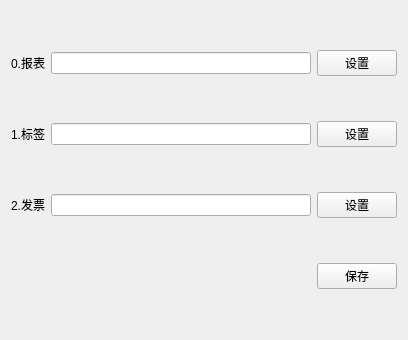
<?xml version="1.0" encoding="UTF-8"?>
<ui version="4.0">
 <class>setting</class>
 <widget class="QWidget" name="setting">
  <property name="geometry">
   <rect>
    <x>0</x>
    <y>0</y>
    <width>408</width>
    <height>340</height>
   </rect>
  </property>
  <property name="windowTitle">
   <string>setting</string>
  </property>
  <layout class="QGridLayout" name="gridLayout">
   <item row="0" column="1">
    <widget class="QLineEdit" name="reportEdit"/>
   </item>
   <item row="1" column="1">
    <widget class="QLineEdit" name="tagEdit"/>
   </item>
   <item row="2" column="1">
    <widget class="QLineEdit" name="invoiceEdit"/>
   </item>
   <item row="0" column="2">
    <widget class="QPushButton" name="reportSetting">
     <property name="text">
      <string>设置</string>
     </property>
    </widget>
   </item>
   <item row="1" column="2">
    <widget class="QPushButton" name="tagSetting">
     <property name="text">
      <string>设置</string>
     </property>
    </widget>
   </item>
   <item row="2" column="2">
    <widget class="QPushButton" name="invoiceSetting">
     <property name="text">
      <string>设置</string>
     </property>
    </widget>
   </item>
   <item row="0" column="0">
    <widget class="QLabel" name="reportlabel">
     <property name="text">
      <string>0.报表</string>
     </property>
    </widget>
   </item>
   <item row="1" column="0">
    <widget class="QLabel" name="tagLabel">
     <property name="text">
      <string>1.标签</string>
     </property>
    </widget>
   </item>
   <item row="2" column="0">
    <widget class="QLabel" name="invoiceLabel">
     <property name="text">
      <string>2.发票</string>
     </property>
    </widget>
   </item>
   <item row="3" column="2">
    <widget class="QPushButton" name="save">
     <property name="text">
      <string>保存</string>
     </property>
    </widget>
   </item>
  </layout>
 </widget>
 <resources/>
 <connections/>
</ui>
